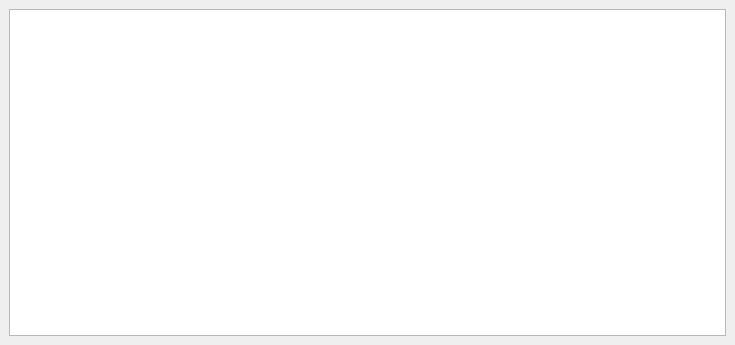
<?xml version="1.0" encoding="UTF-8"?>
<ui version="4.0">
 <class>MessagesWidget</class>
 <widget class="QDockWidget" name="MessagesWidget">
  <property name="geometry">
   <rect>
    <x>0</x>
    <y>0</y>
    <width>735</width>
    <height>345</height>
   </rect>
  </property>
  <property name="allowedAreas">
   <set>Qt::BottomDockWidgetArea</set>
  </property>
  <property name="windowTitle">
   <string>Messages</string>
  </property>
  <widget class="QWidget" name="dockWidgetContents">
   <layout class="QVBoxLayout" name="verticalLayout">
    <item>
     <widget class="QTextEdit" name="textEdit">
      <property name="readOnly">
       <bool>true</bool>
      </property>
     </widget>
    </item>
   </layout>
  </widget>
 </widget>
 <resources/>
 <connections/>
</ui>
